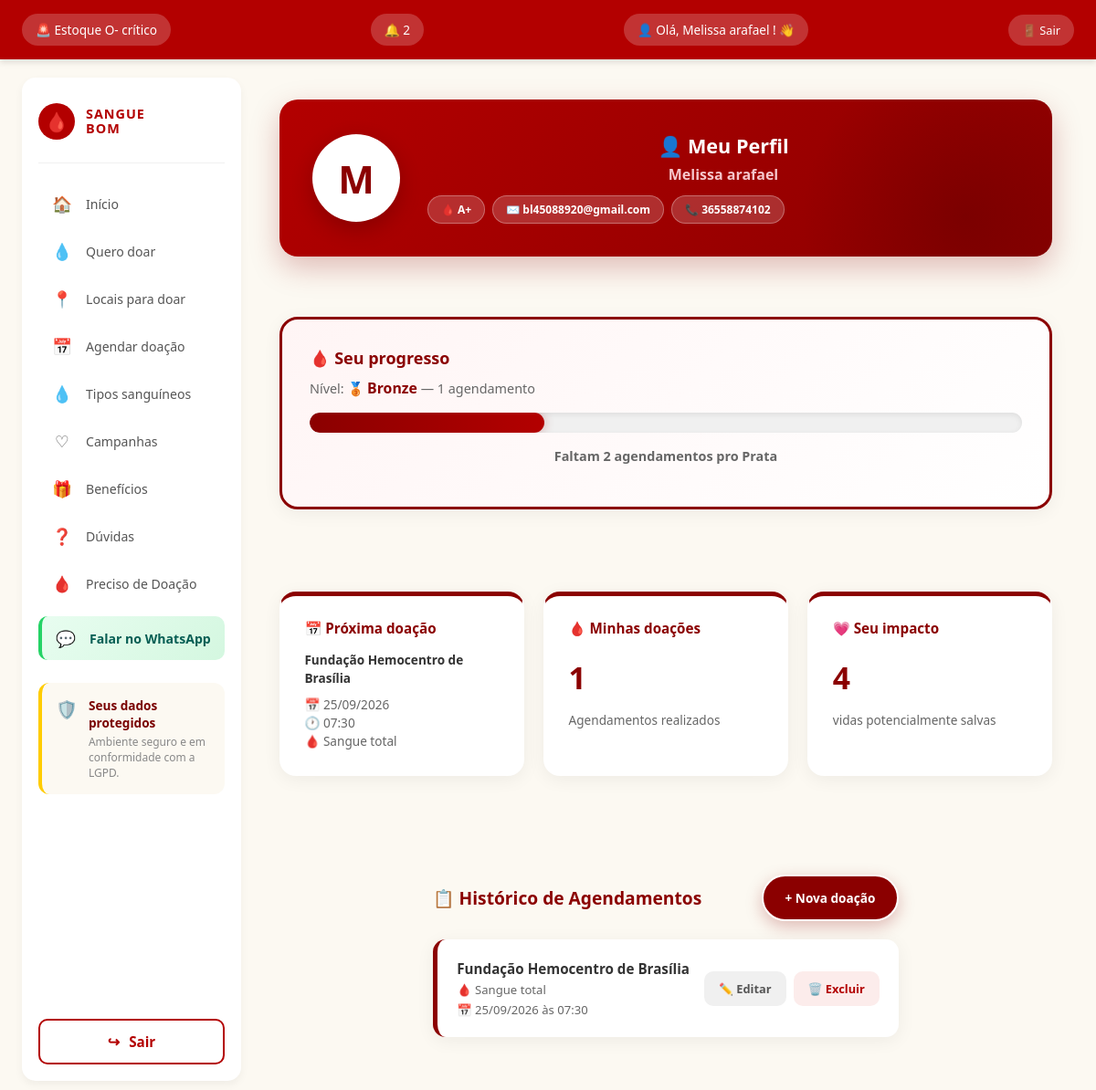
The page /meu_perfil/ (signed in) on the database its author committed.
### membros/models.py (models this page shows, shortened)
class Doador(models.Model):
    usuario = models.OneToOneField(
        User,
        on_delete=models.CASCADE,
        null=True,
        blank=True
    )
    nome = models.CharField(max_length=100)
    email = models.EmailField()
    cpf = models.CharField(max_length=14, unique=True, null=True, blank=True)
    telefone = models.CharField(max_length=20)
    sexo = models.CharField(max_length=20, blank=True)
    tipo_sanguineo = models.CharField(max_length=3)
    data_nascimento = models.DateField()
    cidade = models.CharField(max_length=100, blank=True)
    estado = models.CharField(max_length=2, blank=True)

class Agendamento(models.Model):
    STATUS = [
        ('agendado', '⏳ Agendado'),
        ('realizado', '✅ Realizado'),
        ('cancelado', '❌ Cancelado'),
        ('faltou', '⚠️ Faltou'),
    ]
    doador = models.ForeignKey(Doador, on_delete=models.CASCADE)
    hemocentro = models.ForeignKey(Hemocentro, on_delete=models.CASCADE)
    base = models.CharField(max_length=100)
    data = models.DateField()
    horario = models.TimeField()
    tipo_doacao = models.CharField(max_length=30)
    status = models.CharField(
        max_length=20,
        choices=STATUS,
        default='agendado'
    )

class Hemocentro(models.Model):
    usuario = models.OneToOneField(
        User,
        on_delete=models.CASCADE,
        null=True,
        blank=True,
        related_name='hemocentro'
    )
    nome = models.CharField(max_length=100)
    endereco = models.CharField(max_length=200)
    bairro = models.CharField(max_length=100)
    cidade = models.CharField(max_length=100)
    cep = models.CharField(max_length=10)
    telefone = models.CharField(max_length=20)
    email = models.EmailField()
    horario_abertura = models.TimeField()
    horario_fechamento = models.TimeField()
    dias_atendimento = models.CharField(max_length=100)
    descricao = models.TextField(blank=True)
    ativo = models.BooleanField(default=True)

### membros/views.py (the view)
@login_required(login_url='login')
def meu_perfil(request):
    if request.user.is_staff:
        return redirect('relatorios')
    if hasattr(request.user, 'hemocentro'):
        return redirect('painel_hemocentro')
    doador = get_object_or_404(Doador, usuario=request.user)
    agendamentos = Agendamento.objects.filter(
        doador=doador
    ).order_by('data', 'horario')
    total_agendamentos = agendamentos.filter(status='realizado').count()
    hoje = timezone.localdate()
    proximo_agendamento = agendamentos.filter(
        data__gte=hoje
    ).order_by('data', 'horario').first()
    if total_agendamentos >= 6:
        nivel = 'Ouro'
        proximo_nivel = None
        faltam = 0
        progresso = 100
    elif total_agendamentos >= 3:
        nivel = 'Prata'
        proximo_nivel = 'Ouro'
        faltam = 6 - total_agendamentos
        progresso = int((total_agendamentos / 6) * 100)
    else:
        nivel = 'Bronze'
        proximo_nivel = 'Prata'
        faltam = 3 - total_agendamentos
        progresso = int((total_agendamentos / 3) * 100)
    return render(request, 'meu_perfil.html', {
        'doador': doador,
        'agendamentos': agendamentos,
        'total_agendamentos': total_agendamentos,
        'vidas_salvas': total_agendamentos * 4,
        'proximo_agendamento': proximo_agendamento,
        'nivel': nivel,
        'proximo_nivel': proximo_nivel,
        'faltam': faltam,
        'progresso': progresso,
        'lateral_direita': False,
    })

### membros/context_processors.py (called while the page is built)
def notificacoes_nao_lidas(request):
    if request.user.is_authenticated:
        try:
            doador = Doador.objects.get(usuario=request.user)
            total = Notificacao.objects.filter(doador=doador, lida=False).count()
            return {'notificacoes_nao_lidas': total}
        except Doador.DoesNotExist:
            return {'notificacoes_nao_lidas': 0}
    return {'notificacoes_nao_lidas': 0}

### templates/meu_perfil.html
{% extends 'base.html' %}
{% load static %}
{% block content %}
    <link rel="stylesheet" href="{% static 'css/perfil.css' %}">
    <section class="perfil-header">
        <div class="perfil-avatar">
            {{ doador.nome|first|upper }}
        </div>
        <div class="perfil-info-header">
            <h1>👤 Meu Perfil</h1>
            <p class="perfil-nome">{{ doador.nome }}</p>
            <div class="perfil-badges">
                <span class="badge">🩸 {{ doador.tipo_sanguineo }}</span>
                <span class="badge">✉️ {{ doador.email }}</span>
                {% if doador.telefone %}
                    <span class="badge">📞 {{ doador.telefone }}</span>
                {% endif %}
            </div>
        </div>
    </section>
    <section class="progresso-box">
        <h2>🩸 Seu progresso</h2>
        <p>
            Nível:
            {% if nivel == 'Bronze' %}🥉{% elif nivel == 'Prata' %}🥈{% else %}🥇{% endif %}
            <strong>{{ nivel }}</strong>
            — {{ total_agendamentos }} agendamento{{ total_agendamentos|pluralize }}
        </p>
        <div class="barra">
            <div class="barra-preenchida" style="width: {{ progresso }}%"></div>
        </div>
        {% if proximo_nivel %}
            <p class="faltam">Faltam {{ faltam }} agendamento{{ faltam|pluralize }} pro {{ proximo_nivel }}</p>
        {% else %}
            <p class="faltam">🏆 Você atingiu o nível máximo!</p>
        {% endif %}
    </section>
    <section>
        <div class="cards">
            <div class="card">
                <h3>📅 Próxima doação</h3>
                {% if proximo_agendamento %}
                    <p>
                        <strong>{{ proximo_agendamento.hemocentro.nome }}</strong>
                    </p>
                    <p>
                        📅 {{ proximo_agendamento.data|date:"d/m/Y" }}<br>
                        🕐 {{ proximo_agendamento.horario|time:"H:i" }}<br>
                        🩸 {{ proximo_agendamento.tipo_doacao }}
                    </p>
                {% else %}
                    <p>✅ Liberado!</p>
                    <p>Você ainda não tem agendamentos futuros. Já pode doar 😊</p>
                {% endif %}
            </div>
            <div class="card">
                <h3>🩸 Minhas doações</h3>
                <p class="card-numero">{{ total_agendamentos }}</p>
                <p>Agendamentos realizados</p>
            </div>
            <div class="card">
                <h3>💗 Seu impacto</h3>
                <p class="card-numero">{{ vidas_salvas }}</p>
                <p>vidas potencialmente salvas</p>
            </div>
        </div>
    </section>
    <section>
        <div class="perfil-secao-header">
            <h2>📋 Histórico de Agendamentos</h2>
            <a href="{% url 'agendar_doacao' %}" class="botao-doar">
                + Nova doação
            </a>
        </div>
        {% if agendamentos %}
            <div class="perfil-lista">
                {% for agendamento in agendamentos %}
                    <div class="perfil-item">
                        <div class="perfil-item-info">
                            <strong>{{ agendamento.hemocentro.nome }}</strong>
                            <span>
                                🩸 {{ agendamento.tipo_doacao }}
                            </span>
                            <span>
                                📅 {{ agendamento.data|date:"d/m/Y" }}
                                às {{ agendamento.horario|time:"H:i" }}
                            </span>
                        </div>
                        <div class="perfil-item-botoes">
                            <a href="{% url 'editar_agendamento' agendamento.id %}" class="btn-editar">
                                ✏️ Editar
                            </a>
                            <a href="{% url 'excluir_agendamento' agendamento.id %}" class="btn-excluir">
                                🗑️ Excluir
                            </a>
                        </div>
                    </div>
                {% endfor %}
            </div>
        {% else %}
            <p class="perfil-vazio">
                Você ainda não possui agendamentos registrados.
            </p>
        {% endif %}
    </section>
{% endblock %}

### templates/base.html (shortened to what this page needs)
{% load static %}
<!DOCTYPE html>
<html lang="pt-br">
<head>
    <link rel="stylesheet" href="{% static 'css/base.css' %}">
</head>
<body>
    <header>
        {% if not user.is_staff and not user.hemocentro %}
            <a href="{% url 'locais_para_doar' %}" class="header-alerta">
                <h2>🚨 Estoque O- crítico</h2>
            </a>
            <a href="{% url 'notificacoes' %}" class="header-sino" title="Notificações">
                <h2>
                    🔔
                    {% if notificacoes_nao_lidas > 0 %}
                        <span class="badge-sino">{{ notificacoes_nao_lidas }}</span>
                    {% endif %}
                </h2>
            </a>
        {% endif %}
        {% if user.is_authenticated %}
            <a href="{% url 'meu_perfil' %}" class="header-user" title="Meu Perfil">
                <h2>👤 Olá,
                    {% if user.is_staff %}
                        {{ user.username }}
                    {% elif user.hemocentro %}
                        {{ user.hemocentro.nome }}
                    {% elif user.doador %}
                        {{ user.doador.nome }}
                    {% elif user.first_name %}
                        {{ user.first_name }}
                    {% else %}
                        {{ user.username }}
                    {% endif %}! 👋
                </h2>
            </a>
            <a href="{% url 'logout' %}" class="header-sair">🚪 Sair</a>
        {% else %}
            <h2>👤 Olá, visitante! 👋</h2>
            <a href="{% url 'login' %}" class="header-entrar">🔐 Entrar</a>
        {% endif %}
    </header>
    <div class="app-container {% if not lateral_direita %}sem-lateral{% endif %}">
        <aside class="lateral-esquerda">
            <div class="logo-menu">
                <div class="logo-icone">🩸</div>
                <div class="logo-texto">
                    <strong>SANGUE</strong>
                    <strong>BOM</strong>
                </div>
            </div>
            <nav class="menu-nav">
                {% if not user.is_staff and not user.hemocentro %}
                    <a href="{% url 'home' %}" class="menu-item {% if request.path == '/' or request.path == '/home/' %}ativo{% endif %}">
                        <span class="menu-item-icone">🏠</span>
                        <span class="menu-item-texto">Início</span>
                    </a>
                    <a href="{% url 'quero_doar' %}" class="menu-item {% if request.path == '/quero_doar/' %}ativo{% endif %}">
                        <span class="menu-item-icone">💧</span>
                        <span class="menu-item-texto">Quero doar</span>
                    </a>
                    <a href="{% url 'locais_para_doar' %}" class="menu-item {% if request.path == '/locais_para_doar/' %}ativo{% endif %}">
                        <span class="menu-item-icone">📍</span>
                        <span class="menu-item-texto">Locais para doar</span>
                    </a>
                    <a href="{% url 'agendar_doacao' %}" class="menu-item {% if '/agendar_doacao/' in request.path or '/agendamentos/' in request.path %}ativo{% endif %}">
                        <span class="menu-item-icone">📅</span>
                        <span class="menu-item-texto">Agendar doação</span>
                    </a>
                    <a href="{% url 'tipos_sanguineos' %}" class="menu-item {% if request.path == '/tipos_sanguineos/' %}ativo{% endif %}">
                        <span class="menu-item-icone">💧</span>
                        <span class="menu-item-texto">Tipos sanguíneos</span>
                    </a>
                    <a href="{% url 'campanhas' %}" class="menu-item {% if request.path == '/campanhas/' %}ativo{% endif %}">
                        <span class="menu-item-icone">♡</span>
                        <span class="menu-item-texto">Campanhas</span>
                    </a>
                    <a href="{% url 'beneficios' %}" class="menu-item {% if request.path == '/beneficios/' %}ativo{% endif %}">
                        <span class="menu-item-icone">🎁</span>
                        <span class="menu-item-texto">Benefícios</span>
                    </a>
                    <a href="{% url 'duvidas' %}" class="menu-item {% if request.path == '/duvidas/' %}ativo{% endif %}">
                        <span class="menu-item-icone">❓</span>
                        <span class="menu-item-texto">Dúvidas</span>
                    </a>
                    <a href="{% url 'preciso_doacao' %}" class="menu-item {% if '/preciso-doacao/' in request.path %}ativo{% endif %}">
                        <span class="menu-item-icone">🩸</span>
                        <span class="menu-item-texto">Preciso de Doação</span>
                    </a>
                    <a href="https://wa.me/5561998819379?text=Ol%C3%A1!%20Tenho%20uma%20d%C3%BAvida%20sobre%20o%20Sangue%20Bom"
                       target="_blank" rel="noopener" class="menu-item menu-item-wpp">
                        <span class="menu-item-icone">💬</span>
                        <span class="menu-item-texto">Falar no WhatsApp</span>
                    </a>
                {% endif %}
            </nav>
            <div class="dados-protegidos">
                <div class="dados-protegidos-icone">🛡️</div>
                <div class="dados-protegidos-texto">
                    <strong>Seus dados protegidos</strong>
                    <p>Ambiente seguro e em conformidade com a LGPD.</p>
                </div>
            </div>
            <div class="area-btn-sair">
                {% if user.is_authenticated %}
                    <a href="{% url 'logout' %}" class="btn-sair">
                        <span class="btn-sair-icone">↪</span>
                        <span>Sair</span>
                    </a>
                {% else %}
                    <a href="{% url 'login' %}" class="btn-sair">
                        <span class="btn-sair-icone">↪</span>
                        <span>Entrar</span>
                    </a>
                {% endif %}
            </div>
        </aside>
        <main>
            {% block content %}
            {% endblock %}
        </main>
    </div>
</body>
</html>

### rows shown on the page
Doador: nome|first "M", nome "Melissa arafael", tipo_sanguineo "A+", email "bl45088920@gmail.com", telefone "36558874102"
Agendamento: hemocentro.nome "Fundação Hemocentro de Brasília", data "25/09/2026", horario "07:30", tipo_doacao "Sangue total"

### other values the page prints
{{ notificacoes_nao_lidas }} "2"
{{ user.doador.nome }} "Melissa arafael"
{{ nivel }} "Bronze"
{{ total_agendamentos }} "1"
{{ faltam }} "2"
{{ proximo_nivel }} "Prata"
{{ vidas_salvas }} "4"
